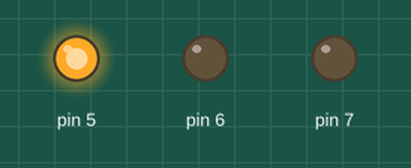
Simulated run of this sketch. Board: Arduino Uno, built with avr-gcc and run on an emulated ATmega328P. Shown: output pins drawn as LEDs (lit = HIGH).

Above: at 2.0 s.
At 5.0 s:
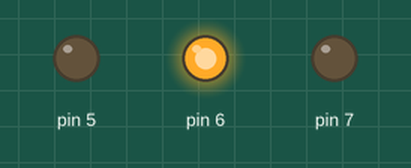
At 6.5 s:
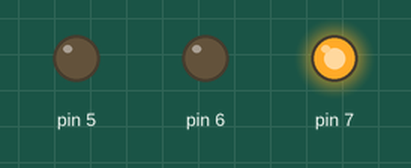
Timing chart, 0 to 9.1 s (numbered marks = the images above):
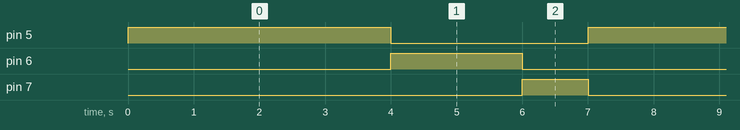

Measured:
- by itself, pin 5: alternates HIGH for 4.0 s and LOW for 3.0 s
- by itself, pin 6: alternates HIGH for 2.0 s and LOW for 5.0 s
- by itself, pin 7: alternates HIGH for 1.0 s and LOW for 6.0 s

The sketch:

LED.ino
```cpp
void setup() {
  //definindo os pinos digitais como pinos de saída.
  pinMode(5,OUTPUT);
  pinMode(6,OUTPUT);
  pinMode(7,OUTPUT);
}

//o método loop é executado repetidamente enquanto o
//arduino estiver ligado.
void loop() {

  digitalWrite(5,HIGH);  //acende o led vermelho
  delay(4000);          //espera 4 segundos
  digitalWrite(5,LOW); //apaga o led vermelho
  digitalWrite(6,HIGH); //acende o led verde
  delay(2000);          //espera 2 segundos
  digitalWrite(6,LOW); //apaga o led verde
  digitalWrite(7,HIGH); //acende o led amarelo
  delay(1000);          //espera 1 segundo
  digitalWrite(7,LOW); //apaga o led amarelo


}
```
